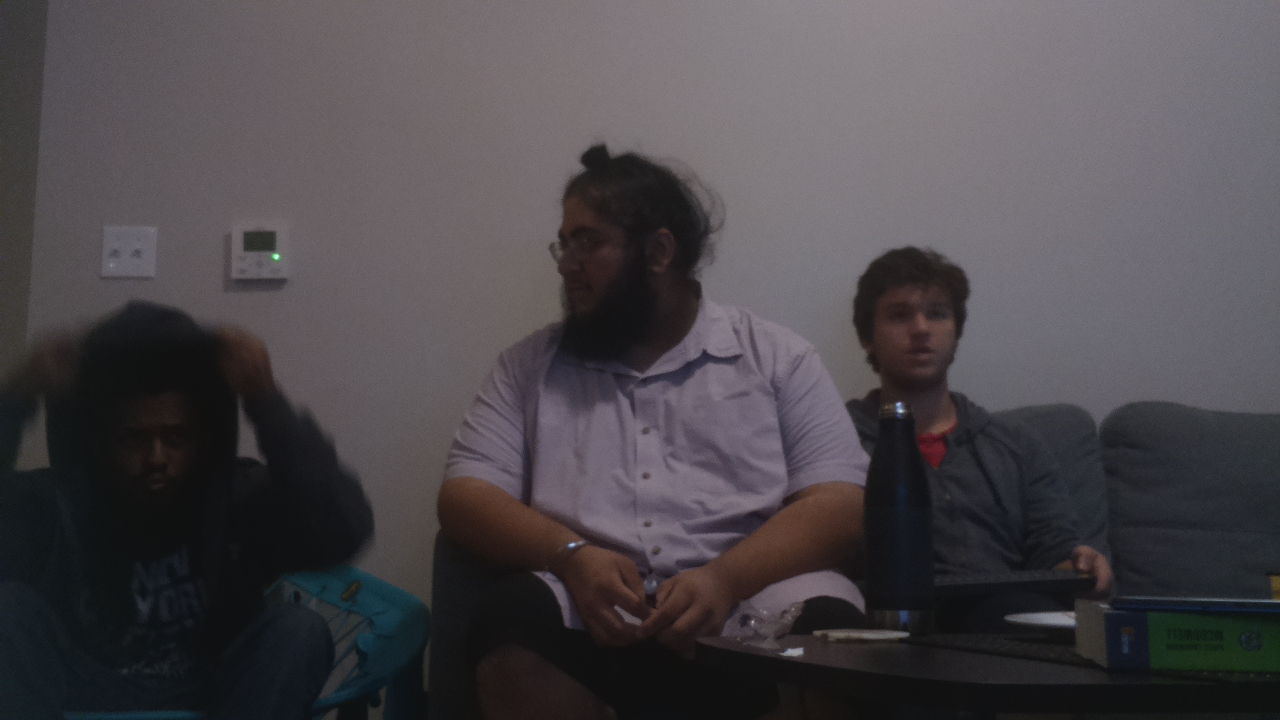
#> input picture image.jpg, 1280 x 720 px, given in place of the camera
$ python test.py   (Python 2 division)   (older library calls are emulated)
#> lines starting #> are read from the running program, lines starting #| are printed output that depends on the picture; after the words box and inside, x2 and y2 are one past the last pixel; in counts of white or black regions, pixels touching at a corner belong together
### Camera.py
import cv2
import numpy as np
import os
import urllib
import datetime

class URLCamera:
    """
    Class to retrieve images from a camera posted on the web, i.e. the two web
    cams in the ACM office.
    """


    # [66 lines left out: functions __init__, download, fetch, getCamNum, getUrl, setUrl and 1 more, not called in this run]


class WebCamera:
    """
    Class for setting up a web camera.
    """


    def __init__(self, camNum = 0):
        """
        Constructor
        """
        self.cap = cv2.VideoCapture(camNum)


    def fetch(self):
        """
        Fetches a frame from camera.
        """
        ret, frame = self.cap.read()
        if not ret:
            print "Could not read from camera."
            raise Exception
        return frame


    # [33 lines left out: functions capture, destroy, open, isOpened, not called in this run]


# END OF FILE

### MotionDetect.py
import cv2
import numpy as np
import ImageIO
import Rectangle


class MotionDetect:
    """
    Class for Detecting Motion in an image
    """


    def __init__(self):
        """
        Constructor
        """
        pass


    # [25 lines left out: function detect_motion, not called in this run]


    def intermediate_steps(self, old_frame, new_frame, window = (21, 21), min_area = 500):
        """
        Debug method meant for returning intermediate_steps of algo.
        """

        gray_old = cv2.cvtColor(old_frame, cv2.COLOR_BGR2GRAY)
        gray_old = cv2.GaussianBlur(gray_old, window, 0)
        gray_new = cv2.cvtColor(new_frame, cv2.COLOR_BGR2GRAY)
        gray_new = cv2.GaussianBlur(gray_new, window, 0)
        diff = cv2.absdiff(gray_new, gray_old)
        thresh = cv2.threshold(diff, 5, 255, cv2.THRESH_BINARY)[1]
        thresh = cv2.dilate(thresh, None, iterations = 2)
        cnts = cv2.findContours(thresh.copy(), cv2.RETR_EXTERNAL, cv2.CHAIN_APPROX_SIMPLE)[1]

        cnts = sorted(cnts, reverse=True, key=len)

        rectangles = list()

        for item in cnts:
            if cv2.contourArea(item) < min_area:
                continue

            rectangles.append(cv2.boundingRect(item))

       	#MUST FIND ALGO TO ONLY RET OVERLAPS!!!

        return diff, thresh, rectangles


    # [11 lines left out: function is_motion, not called in this run]

### Rectangle.py
import cv2
import numpy

def draw_rectangles(frame, rect, color = (0, 255, 0), thickness = 1):
    """
    Draws rectangles onto frame.
    """
    if rect is None: return frame
    tmp = frame.copy()
    for r in rect:
    	if r is None: continue
        (x, y, w, h) = r
        cv2.rectangle(tmp, (x, y), (x + w, y + h), color, thickness)
    return tmp


# [51 lines left out: functions union, intersection, area, perimeter, aspect_ratio, not called in this run]

# END OF FILE

### OpticalFlow.py
import cv2
import numpy as np

"""
Two classes for optical flow analysis.
"""

class Dense_Optical_Flow:
	"""
	Module to implement self-contained Farneback Optical Flow
	I prefer this class.
	"""


	def __init__(self):
		"""
		Noting to init.
		"""
		pass


	def dense_opti_flow(self, old_frame, new_frame):
		"""
		Given an old frame and new frame, in color, finds the Optical Flow
		via Farneback method. Returns the flow.
		"""
		prevgray = cv2.cvtColor(old_frame, cv2.COLOR_BGR2GRAY)
		gray = cv2.cvtColor(new_frame, cv2.COLOR_BGR2GRAY)
		flow = cv2.calcOpticalFlowFarneback(prevgray, gray, None, 0.5, 3, 15, 3, 5, 1.2, 0)
		return flow


	def draw_flow(self, frame, flow, step = 16):
		"""
		Given a color frame and the flow, with optional step size (for overlay grid),
		draws the flow onto a copy of frame, returning the flow-overlayed frame.
		"""
		gray = cv2.cvtColor(frame, cv2.COLOR_BGR2GRAY)
		h, w = frame.shape[:2]
		y, x = np.mgrid[step/2:h:step, step/2:w:step].reshape(2, -1).astype(int)
		fx, fy = flow[y,x].T
		lines = np.vstack([x, y, x+fx, y+fy]).T.reshape(-1, 2, 2)
		lines = np.int32(lines + 0.5)
		vis = frame.copy()
		cv2.polylines(vis, lines, 0, (0, 255, 0))
		for (x1, y1), (x2, y2) in lines:
			cv2.circle(vis, (x1, y1), 1, (0, 255, 255), -1)
		return vis


	def get_fx_fy(self, flow, step = 16):
		"""
		Given a flow and optional step size, returns the derivatives (i.e. f_x and f_y) for each pixel in step size
		Used to simplify interpretation of the flow.
		"""
		h, w = flow.shape[:2]
		y, x = np.mgrid[step/2:h:step, step/2:w:step].reshape(2, -1).astype(int)
		fx, fy = flow[y, x].T
		return fx, fy


class Lucas_Kanade_Optical_Flow:
	"""
	Class to implement the Lucas-Kanade Optical Flow.
	"""

	# [128 lines left out: functions __init__, find_flow, draw_flow, find_features, get_feature_params, set_feature_params and 4 more, not called in this run]

### Gradients.py
"""
Gradients.py
"""
import cv2
import numpy as np
from ImageIO import grayscale


# Gradient Methods
def sobelx(img, ksize=5):
    """
    Applies a Sobel Kernel in the X Direction
    Derivative in X Dir
    """
    gray = grayscale(img)
    sx = cv2.Sobel(gray, cv2.CV_64F, 1, 0, ksize=ksize)
    return sx


def sobely(img, ksize=5):
    """
    Applies a Sobel Kernel in the Y Direction
    Derivative in Y Dir
    """
    gray = grayscale(img)
    sy = cv2.Sobel(gray, cv2.CV_64F, 0, 1, ksize=ksize)
    return sy


def laplacian(img):
    """
    Applies the Laplcian operator (2nd order derivative)
    """
    gray = grayscale(img)
    lap = cv2.Laplacian(gray, cv2.CV_64F)
    return lap


def gradient_magnitude(img, ksize=5):
    """
    Applies the Gradient magnitude Algorthim, i.e. Gx**2 + Gy**2 = GM
    Relies on SobelX and SobelY for Gx and Gy repectively
    """
    gray = grayscale(img)
    x = sobelx(gray, ksize=ksize)
    y = sobely(gray, ksize=ksize)
    grad = np.absolute(np.sqrt(abs(x**2) + abs(y**2))/np.sqrt(2))
    val = np.amax(grad)
    grad = np.array((grad*255)/val, dtype=np.uint8)
    return grad


# [6 lines left out: function canny, not called in this run]


### ImageIO.py
import cv2
import numpy as np

"""
Auxillary Computer Vision Functions Module
"""

def normalize(img):
	"""
	Normalizes an image between the range of 0-255 by scaling pixels by
	255 / max value.
	"""
	val = np.amax(img)
    tmp = np.array(img * 255 / val, dtype=np.uint8)
    return tmp


# [5 lines left out: function absolute, not called in this run]


def grayscale(img):
    """
    Returns a grayscale version of img
    Needs an image
    Returns: Grayscale image
    """
    if img is None:
        print "Image is None"
        raise Exception
    if len(img.shape) > 2:
        return cv2.cvtColor(img, cv2.COLOR_BGR2GRAY)
    return img


# [71 lines left out: functions show, displayImgs, destroyWindows, toHSV, toJET, not called in this run]

### test.py
import cv2
import numpy as np
from Camera import WebCamera
import OpticalFlow
import ImageProcessing
import MotionDetect
import Rectangle
import Gradients
import ImageIO
import SaveLoad


def Farneback():
	cam = WebCamera(1)

	opti = OpticalFlow.Dense_Optical_Flow()
	md = MotionDetect.MotionDetect()

	prev = cam.fetch()
#> in fetch, frame is the input picture: shape (720, 1280, 3); mean B, G, R 74.8, 71, 75.1
	xd = np.zeros(200)
	yd = np.zeros(200)
	for i in xrange(200):

		curr = cam.fetch()

		diff, th, rect = md.intermediate_steps(prev, curr)
#> in intermediate_steps, `diff = cv2.absdiff(gray_new, gray_old)`: diff: shape (720, 1280); every value is 0
#> in intermediate_steps, `cnts = cv2.findContours(thresh.copy(), cv2.RETR_EXTERNAL, cv2.CHAIN_AP..`: cnts = []
#> rect = []
		img = Rectangle.draw_rectangles(curr, rect)
		# [5 lines of commented-out code are left out]
		if len(rect) > 0 or i == 0:
			flow = opti.dense_opti_flow(prev, curr)

			x, y = opti.get_fx_fy(flow)
#> in get_fx_fy, `fx, fy = flow[y, x].T`: fx = 3600 values, max 0.00394 at index 3039, min -0.00417 at index 2879, mean -3.57e-07; fy = 3600 values, max 0.00355 at index 2879, min -0.00424 at index 2959, mean -9.45e-07
#> x has the same summary as fx in get_fx_fy; y has the same summary as fy in get_fx_fy
			mx = np.mean(x)
#> mx = -3.57e-07
			my = np.mean(y)
#> my = -9.45e-07
			print i, mx, my
#| 0 -3.5669316e-07 -9.4503275e-07
			xd.itemset(i, mx)
			yd.itemset(i, my)

			ret = opti.draw_flow(curr, flow)
#> in draw_flow, `cv2.polylines(vis, lines, 0, (0, 255, 0))`: vis: shape (720, 1280, 3); 0.39% of pixels changed, all inside (x1, y1, x2, y2) = (8, 8, 1273, 713)
#> the loop in draw_flow, `for (x1, y1), (x2, y2) in lines:` made 3600 passes
#> (x1, x2) on passes 1 to 3: (8, 8), (24, 24), (40, 40)
#> after the loop in draw_flow, `for (x1, y1), (x2, y2) in lines:`: vis: shape (720, 1280, 3); mean B, G, R 73.3, 74.6, 78.6
		else:
			# continue
			print i, 0, 0
		# cv2.waitKey(20)

		grad = Gradients.gradient_magnitude(curr)
#> in gradient_magnitude, `grad = np.absolute(np.sqrt(abs(x**2) + abs(y**2))/np.sqrt(2))`:
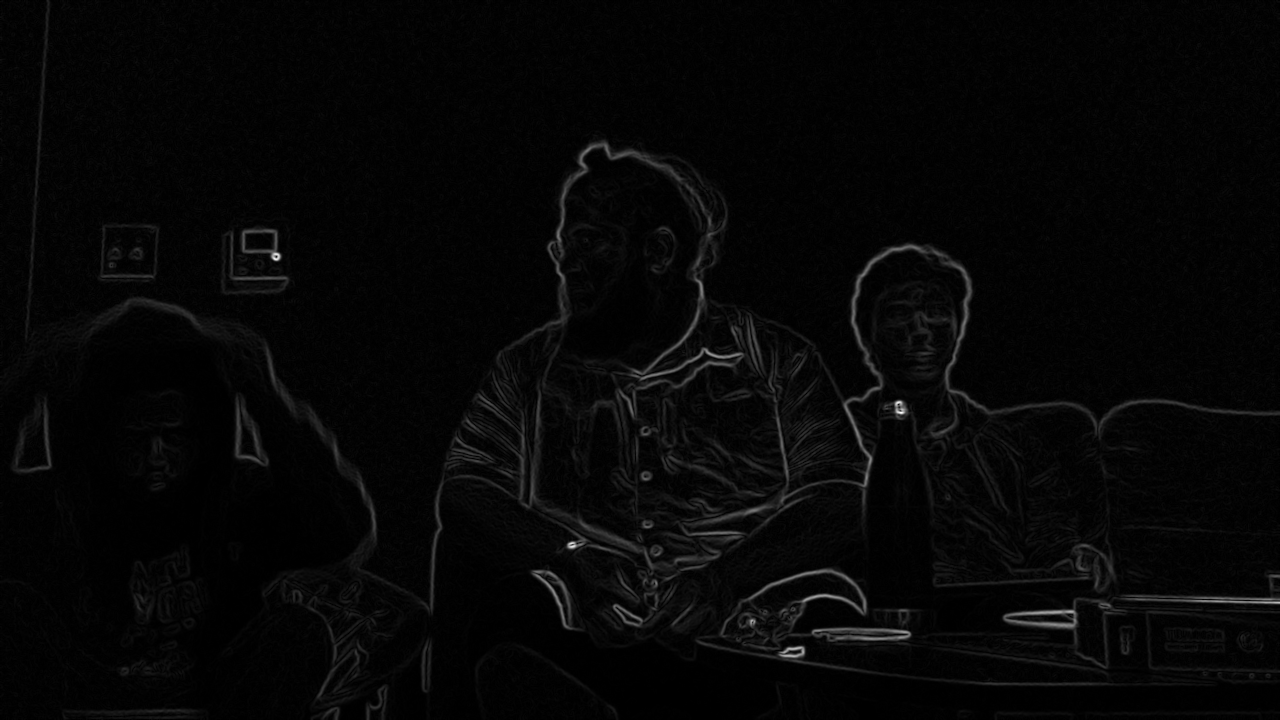
#> grad: shape (720, 1280) float64; min 0, max 3936.1, mean 102.1; drawn with min black and max white
#> in gradient_magnitude, `val = np.amax(grad)`: val = 3936.1
		lap = Gradients.laplacian(curr)
#> in laplacian, `lap = cv2.Laplacian(gray, cv2.CV_64F)`:
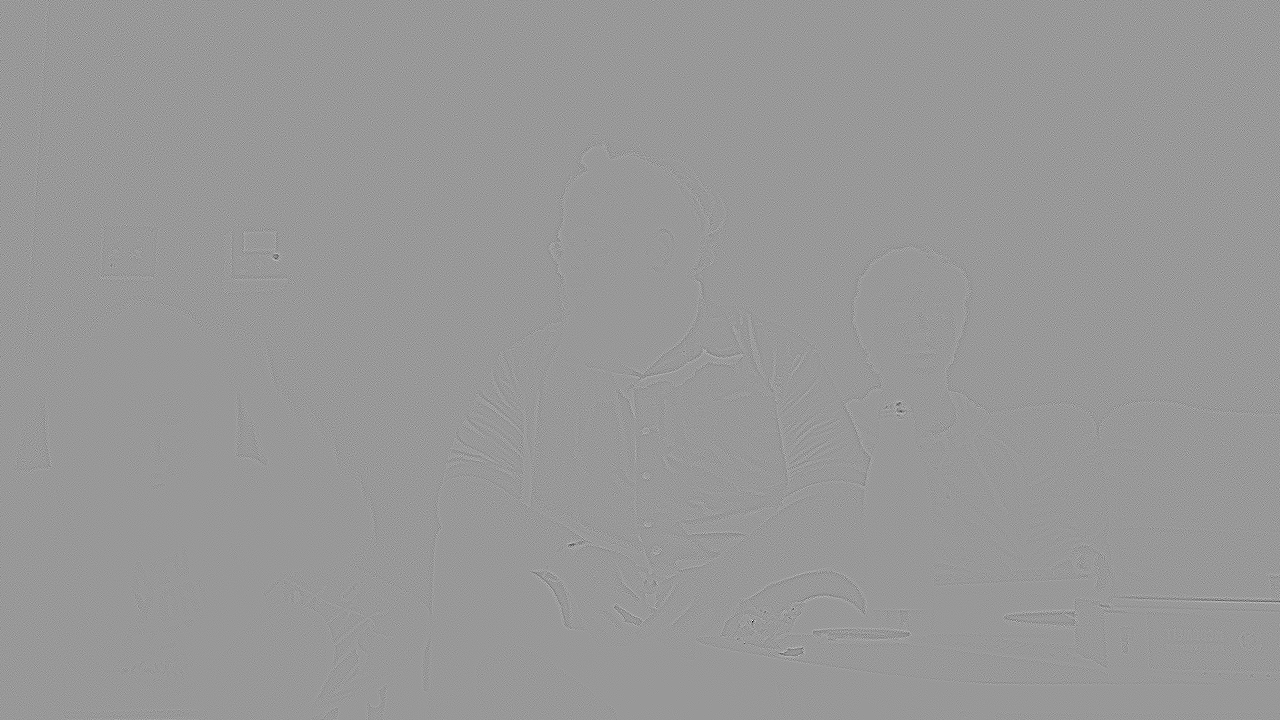
#> lap: shape (720, 1280) float64; min -210, max 141, mean 0; drawn with min black and max white
		cv2.imwrite("Results/Original.jpg", curr)
		cv2.imwrite("Results/Difference.jpg", diff)
		cv2.imwrite("Results/Threshold.jpg", th)
		cv2.imwrite("Results/Motion.jpg", img)
		cv2.imwrite("Results/OpticalFlow.jpg", ret)
		cv2.imwrite("Results/GradientMag.jpg", ImageIO.normalize(grad))
#> in normalize, `val = np.amax(img)`: val = 255
#> in normalize, `tmp = np.array(img * 255 / val, dtype=np.uint8)`:
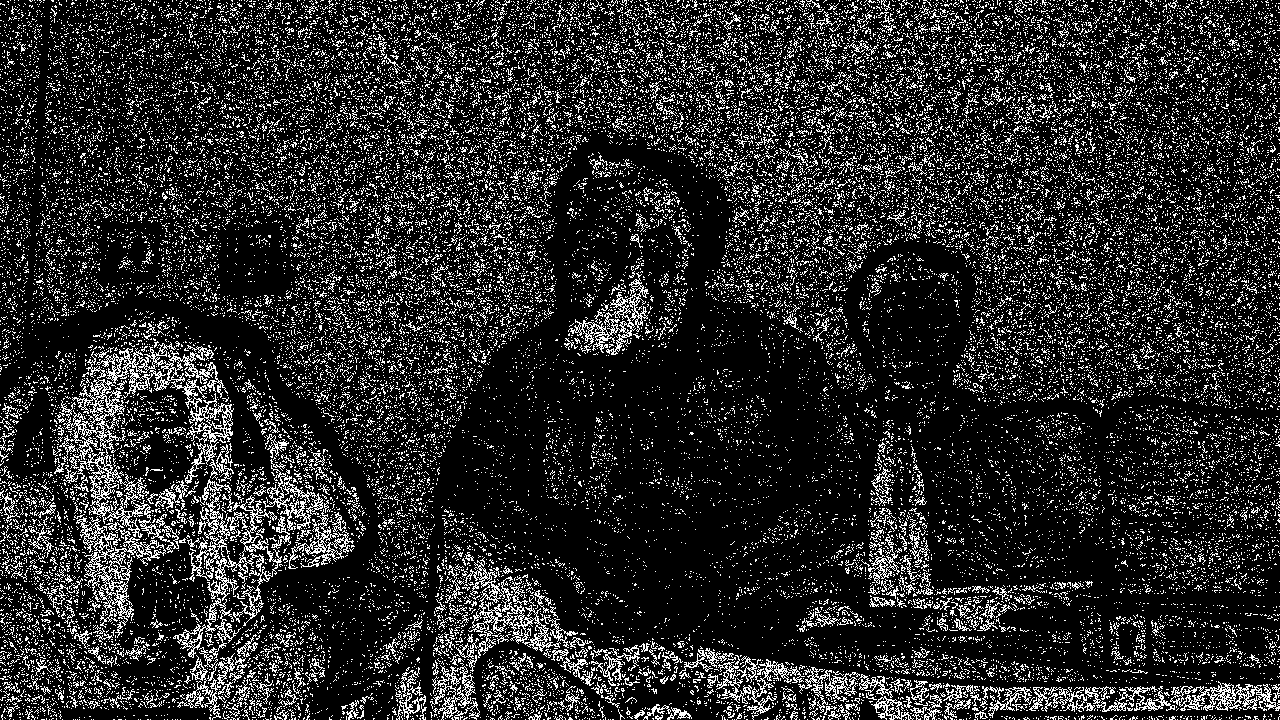
#> tmp: shape (720, 1280); values 0 (black) and 1 (white), 16.3% white in thin lines or dots
		cv2.imwrite("Results/Laplacian.jpg", ImageIO.normalize(lap))
#> in normalize (call 2), `val = np.amax(img)`: val = 141
#> in normalize (call 2), `tmp = np.array(img * 255 / val, dtype=np.uint8)`:
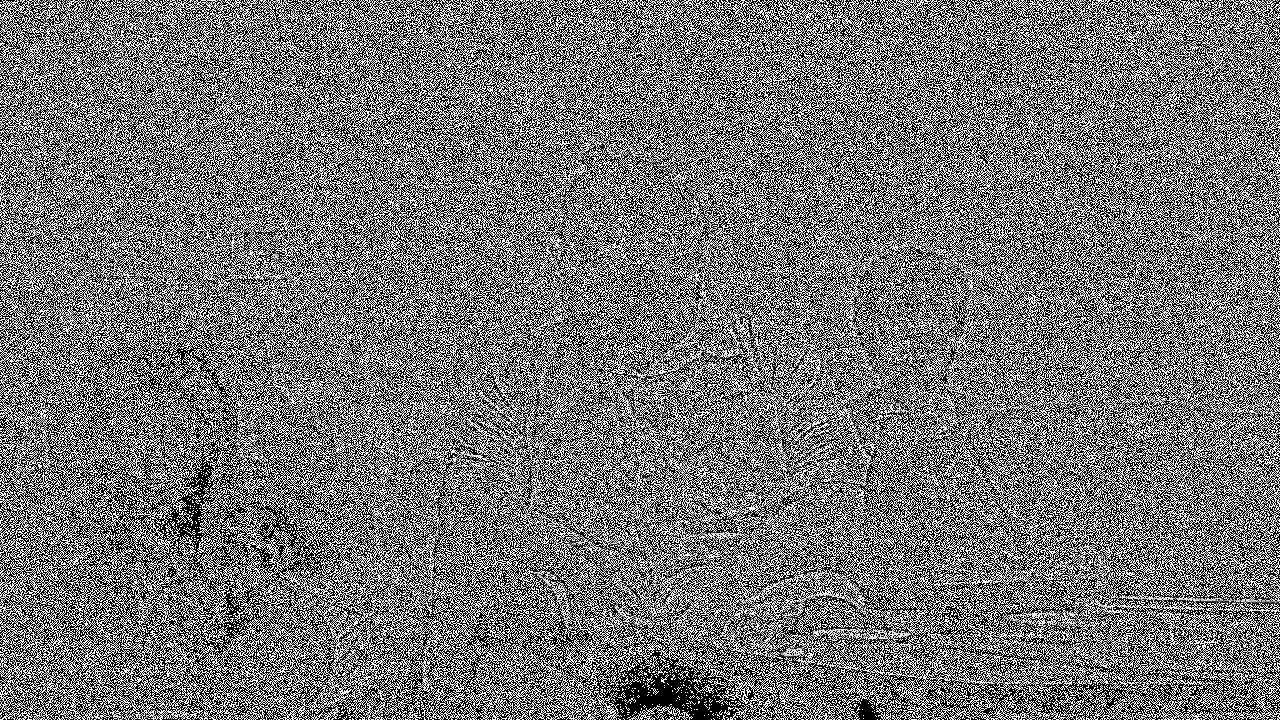
#> tmp: shape (720, 1280); min 0, max 255, mean 118


		# save([curr, diff, th, rect, ret])

		prev = curr

	cv2.destroyAllWindows()


Farneback()
